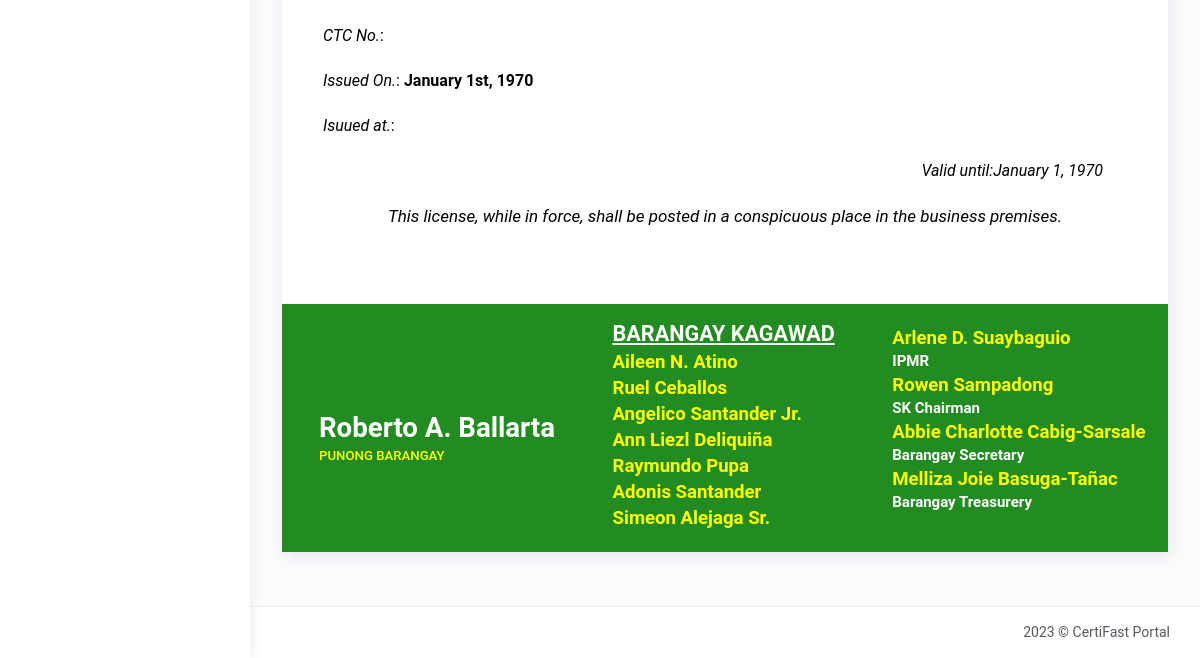
Page /generate_business_permit.php (signed in, lower part) on the earlier database version.
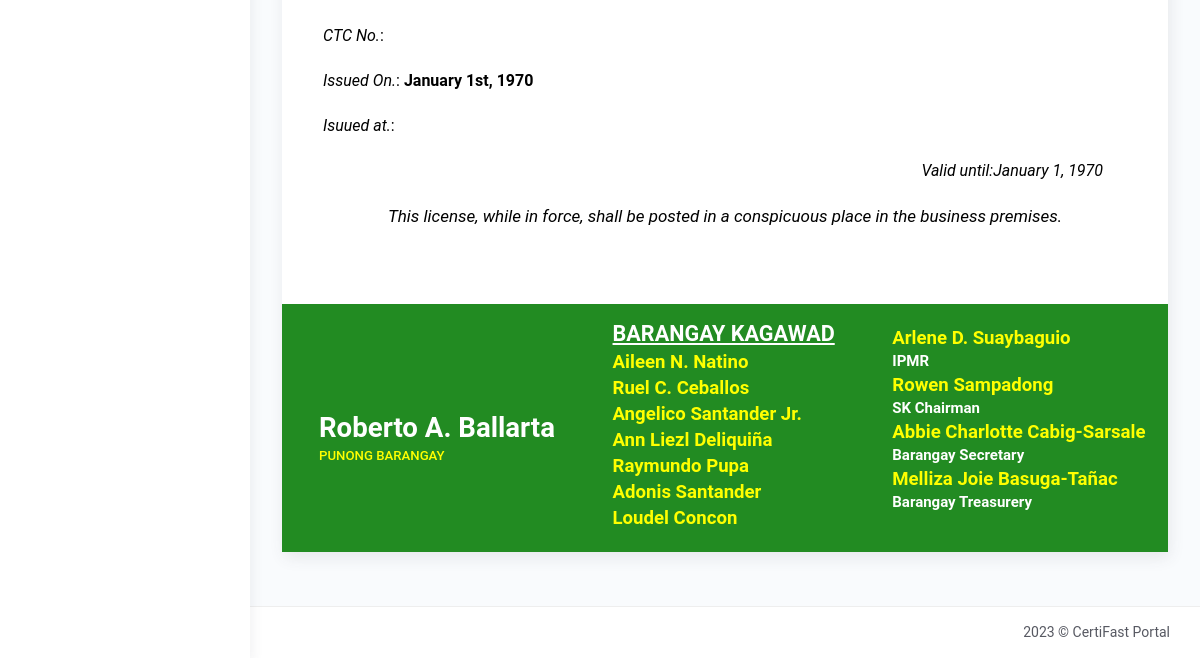
Same page on the later database version.
### tables this page shows
CREATE TABLE `tblofficials` (
  `id` int(11) NOT NULL AUTO_INCREMENT,
  `picture` text DEFAULT NULL,
  `fullname` varchar(50) DEFAULT NULL,
  `position` varchar(50) DEFAULT NULL,
  `address` varchar(50) NOT NULL,
  `termstart` date DEFAULT NULL,
  `termend` date DEFAULT NULL,
  `status` varchar(20) DEFAULT NULL,
  PRIMARY KEY (`id`)
);

### model/footer-permit.php (called while the page is built, shortened)
<?php include 'server/server.php' ?>
<?php
    $c = "SELECT * FROM tblofficials JOIN tblposition ON tblofficials.position=tblposition.id WHERE tblposition.position='Kapitan'";
    $captain = $conn->query($c)->fetch_assoc();
    $k1 = "SELECT * FROM tblofficials JOIN tblposition ON tblofficials.position=tblposition.id WHERE tblofficials.id='21'";
    $kagawad1 = $conn->query($k1)->fetch_assoc();
    $k2 = "SELECT * FROM tblofficials JOIN tblposition ON tblofficials.position=tblposition.id WHERE tblofficials.id='22'";
    $kagawad2 = $conn->query($k2)->fetch_assoc();
    $k3 = "SELECT * FROM tblofficials JOIN tblposition ON tblofficials.position=tblposition.id WHERE tblofficials.id='23'";
    $kagawad3 = $conn->query($k3)->fetch_assoc();
?>

### generate_business_permit.php (the view, shortened to what the changed rows need)
<?php include 'server/server.php' ?>
<?php
   include 'model/footer-permit.php'
?>
<!DOCTYPE html>
<html lang="en">
<head>
	<?php include 'templates/header.php' ?>
</head>
<body>
	<div class="wrapper">
		<div class="main-panel">
			<div class="content">
				<div class="page-inner">
					<div class="row mt--2">
						<div class="col-md-12">
                            <div class="card">
								<div class="card-body" id="printThis">
                                    <div class="footer-content">
                                        <div class="footer-names text-left">
                                            <ul>
                                                <li><h1 class="fw-bold" style="margin-top: 90px; color:white"><?= ucwords($captain['fullname']) ?></h1></li>
                                            </ul>
                                        </div>
                                        <div class="footer-names text-left">
                                            <ul>
                                                <h2 class="fw-bold text-white"><u>BARANGAY KAGAWAD</u></h2>
                                                <li><h3 class="fw-bold"><?= ucwords($kagawad1['fullname']) ?></h3></li>
                                                <li><h3 class="fw-bold"><?= ucwords($kagawad2['fullname']) ?></h3></li>
                                                <li><h3 class="fw-bold"><?= ucwords($kagawad3['fullname']) ?></h3></li>
                                            </ul>
                                        </div>
                                    </div>
								</div>
							</div>
						</div>
					</div>
				</div>
			</div>
		</div>
	</div>
</body>
</html>

Differences in the rows shown:
changed tblofficials: fullname "Aileen N. Atino" → "Aileen N. Natino"
changed tblofficials: fullname "Ruel Ceballos" → "Ruel C. Ceballos"
changed tblofficials: fullname "Simeon Alejaga Sr." → "Loudel Concon"
